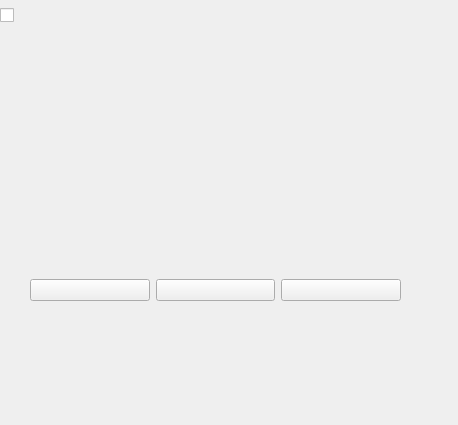
<?xml version="1.0" encoding="UTF-8"?>
<ui version="4.0">
 <class>PicPreviewWidget</class>
 <widget class="QWidget" name="PicPreviewWidget">
  <property name="geometry">
   <rect>
    <x>0</x>
    <y>0</y>
    <width>458</width>
    <height>425</height>
   </rect>
  </property>
  <property name="windowTitle">
   <string>Form</string>
  </property>
  <widget class="QWidget" name="controlWidget" native="true">
   <property name="geometry">
    <rect>
     <x>30</x>
     <y>160</y>
     <width>371</width>
     <height>261</height>
    </rect>
   </property>
   <property name="styleSheet">
    <string notr="true"/>
   </property>
   <layout class="QHBoxLayout" name="horizontalLayout_2">
    <item>
     <widget class="QPushButton" name="leftButton">
      <property name="text">
       <string/>
      </property>
     </widget>
    </item>
    <item>
     <widget class="QPushButton" name="openButton">
      <property name="text">
       <string/>
      </property>
     </widget>
    </item>
    <item>
     <widget class="QPushButton" name="rightButton">
      <property name="text">
       <string/>
      </property>
     </widget>
    </item>
   </layout>
  </widget>
  <widget class="QWidget" name="horizontalLayoutWidget">
   <property name="geometry">
    <rect>
     <x>0</x>
     <y>0</y>
     <width>261</width>
     <height>31</height>
    </rect>
   </property>
   <layout class="QHBoxLayout" name="horizontalLayout">
    <item>
     <widget class="QCheckBox" name="checkBox">
      <property name="text">
       <string/>
      </property>
     </widget>
    </item>
    <item>
     <spacer name="horizontalSpacer">
      <property name="orientation">
       <enum>Qt::Horizontal</enum>
      </property>
      <property name="sizeHint" stdset="0">
       <size>
        <width>40</width>
        <height>20</height>
       </size>
      </property>
     </spacer>
    </item>
   </layout>
  </widget>
  <widget class="QLabel" name="preLabel">
   <property name="geometry">
    <rect>
     <x>50</x>
     <y>60</y>
     <width>341</width>
     <height>71</height>
    </rect>
   </property>
   <property name="text">
    <string/>
   </property>
  </widget>
 </widget>
 <resources/>
 <connections/>
</ui>
